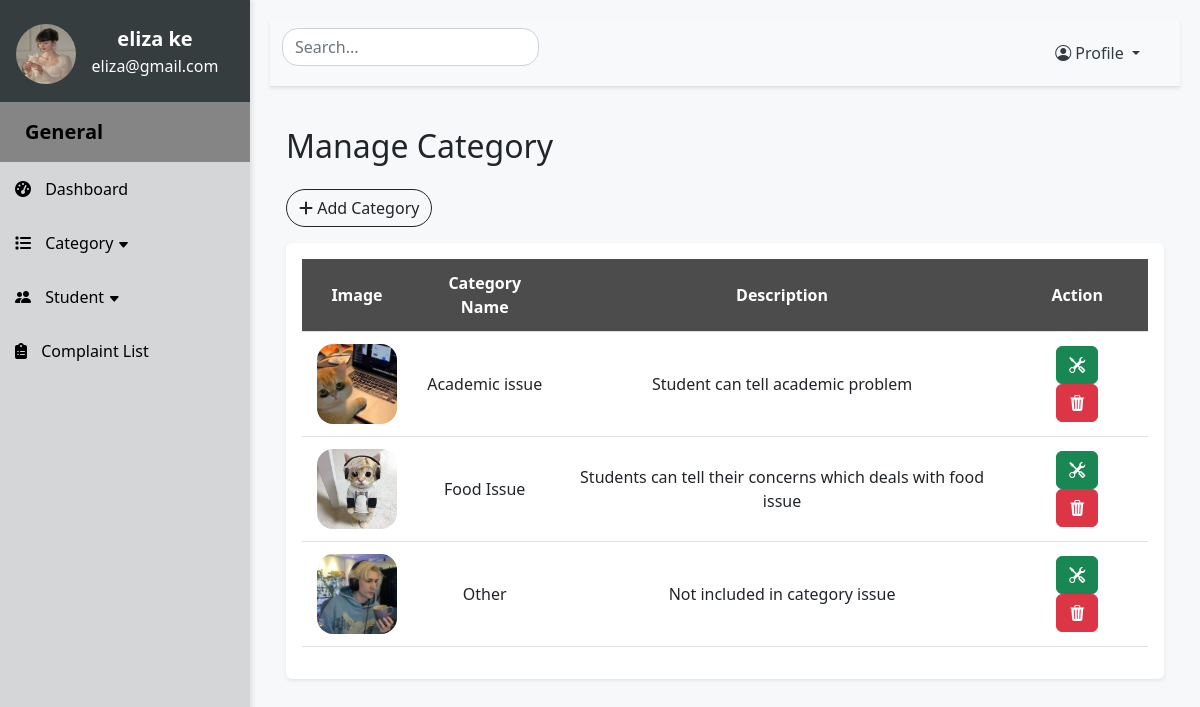
The app's page /viewCategory (signed in) with its own data.
### website/models.py (models this page shows)
class Category(db.Model):
    id = db.Column(db.Integer, primary_key=True)
    cat_name = db.Column(db.String(255), nullable=False)
    cat_description = db.Column(db.String(255), nullable=False)
    cat_image = db.Column(db.String(255), nullable=False)
    complaints = db.relationship('Complaints')

### app.py (the view)
@app.route('/viewCategory', methods=['GET', 'POST'])
def viewCategory():
    if 'admin_id' not in session:
        return redirect(url_for('SignIn'))
    else:
        return viewcategory()

### website/adminfeatures.py (called while the page is built)
def viewcategory():
    categories = Category.query.all()
    count = len(categories)
    return render_template("admincategory.html", categories=categories, count=count)

### website/templates/admincategory.html (shortened to what this page needs)
{% extends "adminlayout.html" %} {% block title %}Category Page{% endblock%}
{% block content %}
<h2 class="mt-4">Manage Category</h2>
<a href="/addCategory" class="btn btn-outline-dark rounded-pill my-3"><i class="fas fa-plus"></i> Add Category</a>
<div class="shadow-sm p-3 mb-5 rounded table-responsive">
  <table class="table align-middle">
      <thead>
          <tr>
            <th>Image</th>
            <th>Category Name</th>
            <th>Description</th>
            <th>Action</th>
          </tr>
      </thead>
      <tbody id="search-table-body">
        {% if count == 0 %}
          <tr>
            <td colspan="6"><h5 style="color: grey">There is no data ...</h5></td>
          </tr>
          {% else %}
          {% for cat in categories: %}
          <tr>
            <td>
              <img class="img-fluid rounded-4" style="width:80px; height:80px;" src="{{ url_for('static', filename='images/' + cat.cat_image) }}" alt="photo">
            </td>
            <td class="searchedvalue">{{ cat.cat_name}}</td>
            <td>{{ cat.cat_description}}</td>
            <td>
              <a href="/updateCategory/{{cat.id}}" class="btn btn-success mx-3">
                <i class="bi bi-tools"></i>
              </a>
              <a class="btn btn-danger" onclick="deleteCategory({{ cat.id }})">
                <i class="bi bi-trash3-fill"></i>
              </a>
            </td>
          </tr>
          {% endfor %}
          {% endif %}
      </tbody>
  </table>
</div>
{% endblock %}

### website/static/css/admincss.css (style rules this page uses)
body { background-color: #f7f8fa; }
.table thead th { background-color: #4c4c4c; color: #fff; text-align: center; }
.table-responsive { background-color: #fff; padding: 10px; border-radius: 10px; box-shadow: 0 2px 4px rgba(0,0,0,0.1); }
.table th, .table td { padding: 0.75rem; text-align: center; vertical-align: middle; }
.table td:first-child, .table th:first-child { width: 13%; }

### records on screen
Category: cat_image (picture), cat_name "Academic issue", cat_description "Student can tell academic problem"
Category: cat_image (picture), cat_name "Food Issue", cat_description "Students can tell their concerns which deals with food issue"
Category: cat_image (picture), cat_name "Other", cat_description "Not included in category issue"

### other values on screen
{{ session.get('admin')['admin_name'] }} "eliza ke"
{{ session.get('admin')['admin_email'] }} "eliza@gmail.com"
